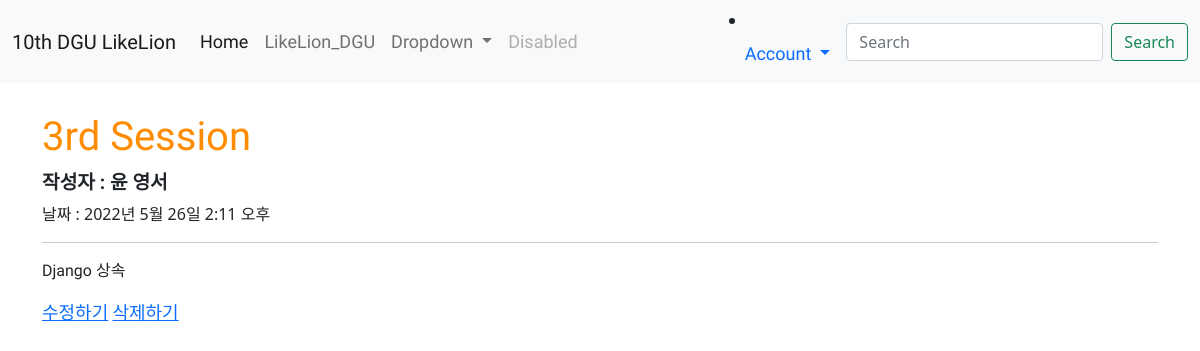
Page /3 on the committed database.
### main/models.py (models this page shows, shortened)
class Post(models.Model):
    id = models.AutoField(primary_key=True)
    title = models.CharField(max_length=200)
    writer=models.ForeignKey(User,on_delete=models.CASCADE)
    pub_date = models.DateTimeField()
    body = models.TextField()
    image = models.ImageField(upload_to = "post/", blank=True, null=True)

### main/views.py (the view)
# urls.py: path('<str:id>',detail, name="detail"),
def detail(request,id):
    post = get_object_or_404(Post, pk = id)
    return render(request,'main/detail.html',{'post':post})

### main/templates/main/detail.html (shortened to what this page needs)
{% extends 'base.html' %}
{% load static %}
{% block content %}
<h1>{{post.title}}</h1>
{% if post.writer %}
    {% if 'user' in post.writer.username %}
        <h3>작성자 : {{ post.writer.last_name }} {{ post.writer.first_name }}</h3>
    {% else %}
        <h3>작성자 : {{ post.writer }}</h3>
{% endif %}
{% else %}
<h3>작성자 : 알 수 없음</h3>
{% endif %}
날짜 :  {{post.pub_date}}
<hr>
<p>{{post.body}}</p>
<a href = "{%url 'main:edit' post.id%}">수정하기</a>
<a href = "{%url 'main:delete' post.id%}">삭제하기</a>
{% endblock %}

### sns_project/static/css/project.css (style rules this page uses)
h1 { color : darkorange; font-family: 'Black Han Sans', sans-serif; margin-top: 30px; margin-bottom: 10px; }
h3 { font-family: 'Nanum Gothic', sans-serif; font-size:larger; font-weight: bolder; }
p { font-family: 'Nanum Myeongjo', serif; font-size: medium; }
a { font-family: 'Nanum Gothic', sans-serif; font-size: large; }

### rows in the picture
Post: title "3rd Session", writer.last_name "윤", writer.first_name "영서", pub_date "2022년 5월 26일 2:11 오후", body "Django 상속"
